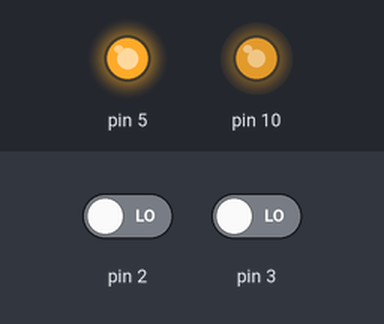
A sketch run on a simulated Arduino Uno, built with avr-gcc and run on an emulated ATmega328P. On the bench: output pins drawn as LEDs (lit = HIGH). Inputs (shaded band) come from the test bench; at power-on: pin 2 LOW, pin 3 LOW. What the sketch prints to the serial monitor is not drawn.

Above: at 5.0 s.
5.1 s: pin 2 driven HIGH
Timing chart, 0 to 8.1 s (numbered marks = the images above; inputs shaded):
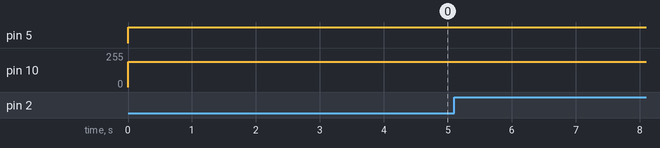

Measured:
- after the input at 5.1 s, every drawn part: stays the same

The sketch:

ArduinoDrive.ino
```cpp
#include "Robot.h"
#include <EEPROM.h>

Robot robot(3,10,9,8,2,5,7,6,2.7,5,20);
int address = 0;
void setup(){
  Serial.begin(9600);
  attachInterrupt(digitalPinToInterrupt (robot.mA -> motor), incrementA, RISING);  // Increase counter A when speed sensor pin goes High
  attachInterrupt(digitalPinToInterrupt (robot.mB -> motor), incrementB, RISING);  // Increase counter B when speed sensor pin goes High
  robot.moveForward(50, 255, 190, false);
//  Serial.println(robot.p_x);
//  Serial.println(robot.p_y);
  robot.moveForward(200, 200, 0, true);
  robot.moveForward(200, 0, 255, true);
    robot.moveForward(200, 190, 255, true);
    robot.moveForward(800, 255, 180, true);
}

void loop(){
//  int value = EEPROM.read(address);
//  Serial.print("\t");
//  Serial.print(value, DEC);
//  Serial.print("\t");
//  value = EEPROM.read(address+1);
//  Serial.print(value, DEC);
//  Serial.println();
//
//    address = address + 2;
//  if (address == EEPROM.length()) {
//    address = 0;
//  }
  //delay(500);
}

void incrementA(){
  robot.increment(false);
  //Serial.println(robot.mA -> count);
}


void incrementB(){
  robot.increment(true);
  //Serial.println(robot.mB -> count);
}
```

Motor.cpp
```cpp
#include "Arduino.h"
#include "Motor.h"

Motor::Motor(int m_in, int en_in, int in1_in, int in2_in){
  motor = m_in;
  en = en_in;
  in1 = in1_in;
  in2 = in2_in;
  count = 0;
}

void Motor::increment(){
  count++;
}
```

Motor.h
```cpp
#ifndef Motor_h
#define Motor_h

#include "Arduino.h"
class Motor
{
  public:
    Motor(int m_in, int en_in, int in1_in, int in2_in);
    void increment();
    int motor;
    int en;
    int in1;
    int in2;
    int count;
  private:
};

#endif
```

Robot.cpp
```cpp
#include "Arduino.h"
#include "Robot.h"
#include "Motor.h"
#include <math.h>
#include <EEPROM.h>

Robot::Robot(int motorA, int enA, int in1, int in2, int motorB, int enB,int  in3, int in4, float d_w, float w, float n){
  //Motor mA(motorA, enA, in1, in2);
  mA = new Motor(motorA, enA, in1, in2);
  mB = new Motor(motorB, enB, in3, in4);

  s = M_PI * d_w / n;
  alpha = s/w;
  c_a = cos(alpha);
  s_a = sin(alpha);
  theta = 0;
  u_x = cos(theta);
  //u_y = sin(theta);
  c = 0;
  address = 0;
  prevTime = millis();
  full = false;
}

void Robot::increment(boolean dir){
  c++;
  if(dir){
    mA -> increment();
    math(false);
  } else{
    mB -> increment();
    math(true);
  }

    if(millis() - prevTime > 300){
      Serial.println(p_x);
      Serial.println(p_y);
      //Serial.println(theta);
      prevTime = millis();
    }

//EEPROM CANNOT STORE NEGATIVE VALUES

//  if(!full && millis() - prevTime > 1000){
//    EEPROM.update(address, p_x);
//    address++;
//    EEPROM.update(address, p_y);
//    address++;
//    if (address == EEPROM.length()) {
//      address = 0;
//      full = true;
//    }
//    Serial.println(p_y);
//  }
}

void Robot::math(boolean negative){
  if(!negative) alpha = -alpha;
  u_x = cos(alpha) * u_x - sin(alpha) * u_y;
  u_y = sin(alpha) * u_x + cos(alpha) * u_y;

  p_x = p_x + (s/2) * u_x;
  p_y = p_y + (s/2) * u_y;

  if(!negative) alpha = -alpha;
  if(negative) theta -= alpha; else theta += alpha;

  u_x = cos(theta);
  u_y = sin(theta);

}

void Robot::moveForward(int steps, int mLeft, int mRight, boolean correct){
   // Set Motor A forward
   int currA = mA -> count;
   int currB = mB -> count;
   digitalWrite(mA -> in1, HIGH);
   digitalWrite(mA -> in2, LOW);

   // Set Motor B forward
   digitalWrite(mB -> in1, HIGH);
   digitalWrite(mB -> in2, LOW);

  while(mA -> count - currA < steps && mB -> count - currB < steps){
      analogWrite(mA -> en, min(mRight, 255));
      analogWrite(mB -> en, min(mLeft, 255));
//      Serial.println(mA -> count);
//      Serial.println(mB -> count);
    }
  analogWrite(mA -> en, 0);
  analogWrite(mB -> en, 0);

}
```

Robot.h
```cpp
#ifndef Robot_h
#define Robot_h
#include "Arduino.h"
#include "Motor.h"
class Robot
{
  public:
    Robot(int motorA, int enA, int in1, int in2, int motorB, int enB,int  in3, int in4, float d_w, float w, float n);
    Motor* mA;
    Motor* mB;
    void increment(boolean dir);

    float s, theta, alpha;
    float u_x, u_y;
    float p_x, p_y;
    float c_a, s_a;
    int c;
    int address, prevTime;
    boolean full;

    void moveForward(int steps, int mLeft, int mRight, boolean correct);


  private:
    void math(boolean negative);
    //void rightMath();
};

#endif
```
